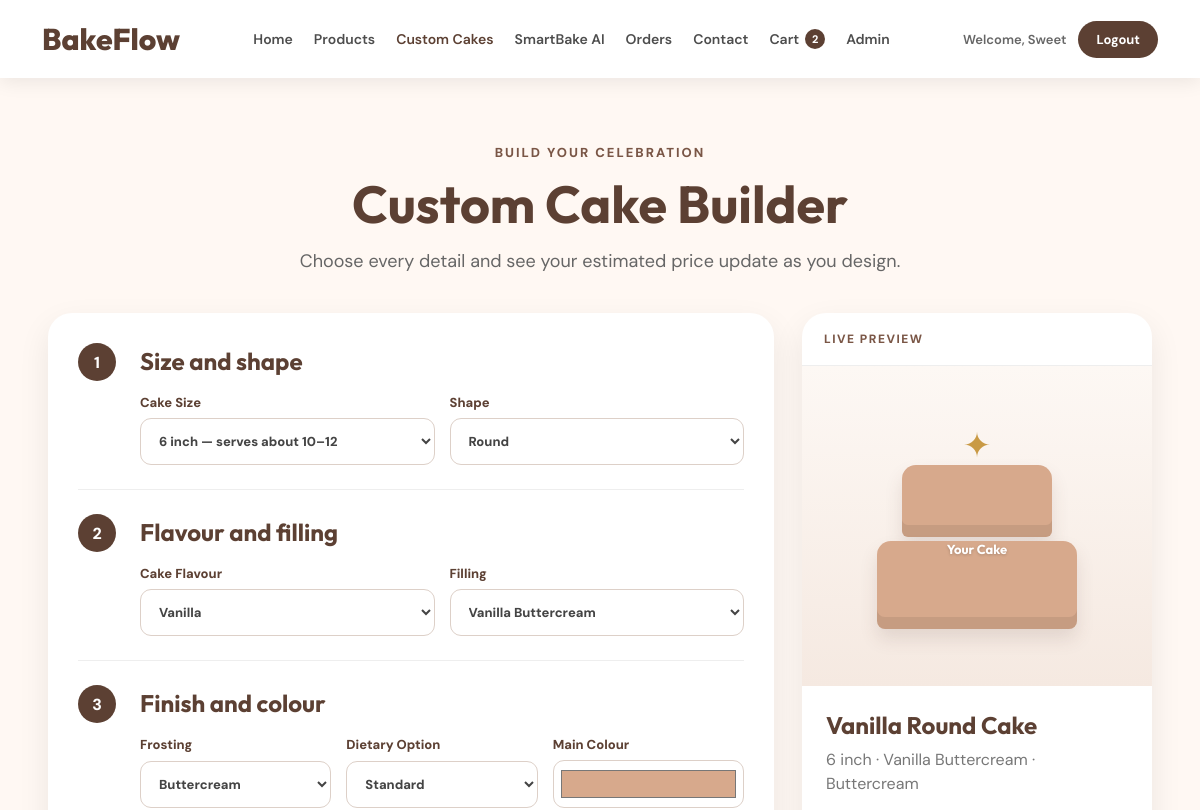
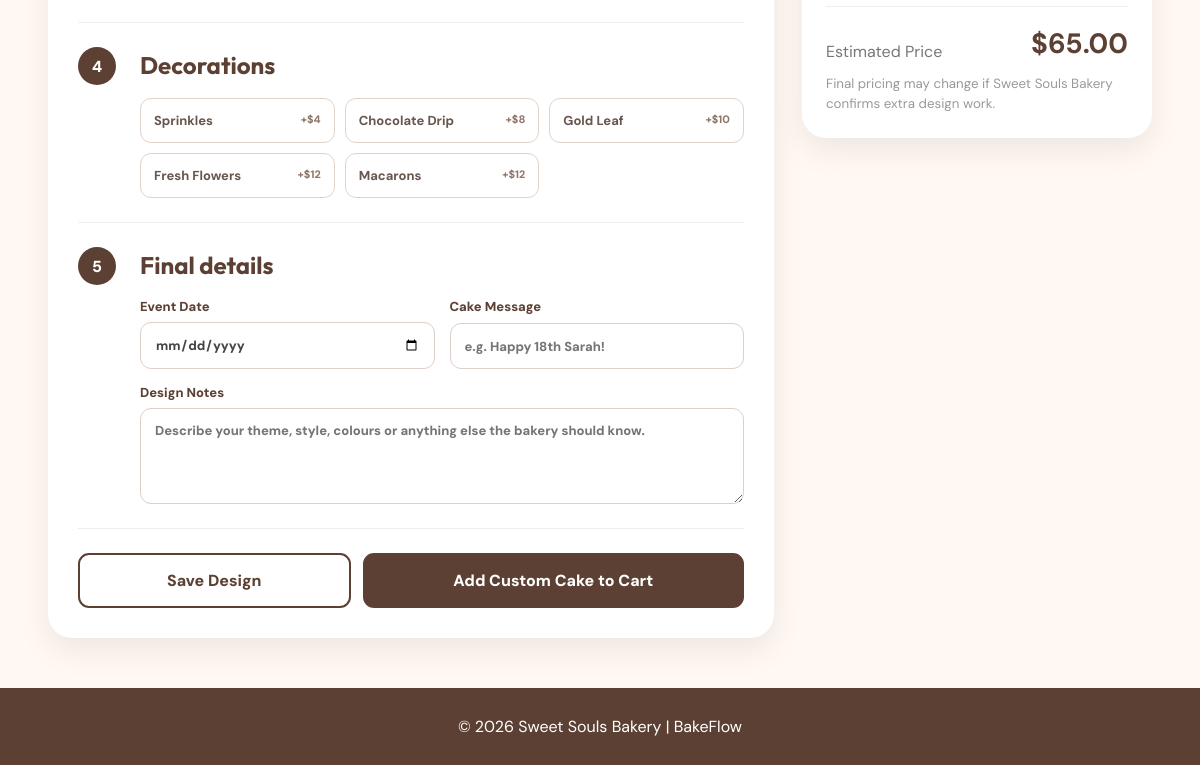
Before: /custom-cakes (signed in) with the older database file (2 pictures, top to bottom).
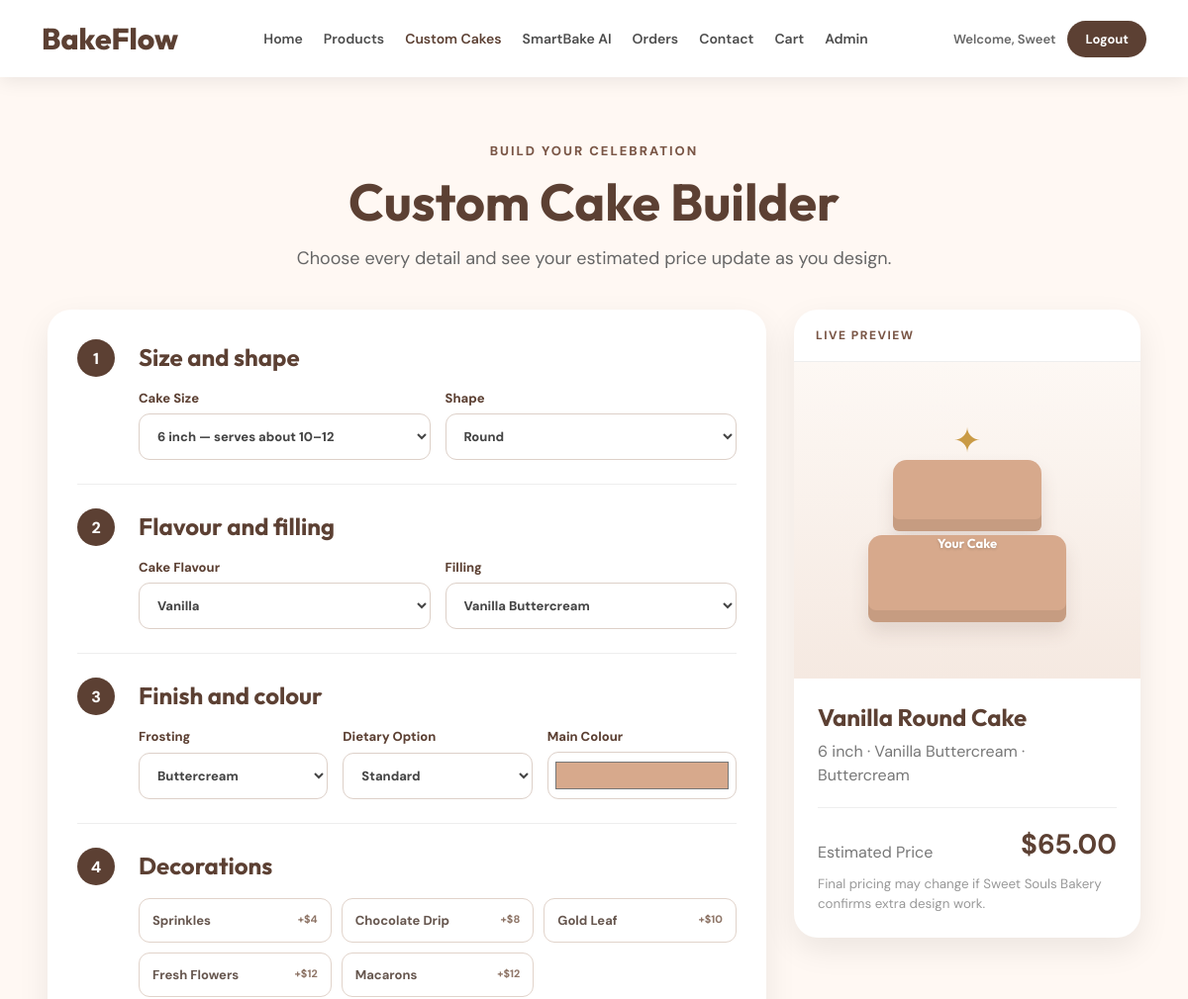
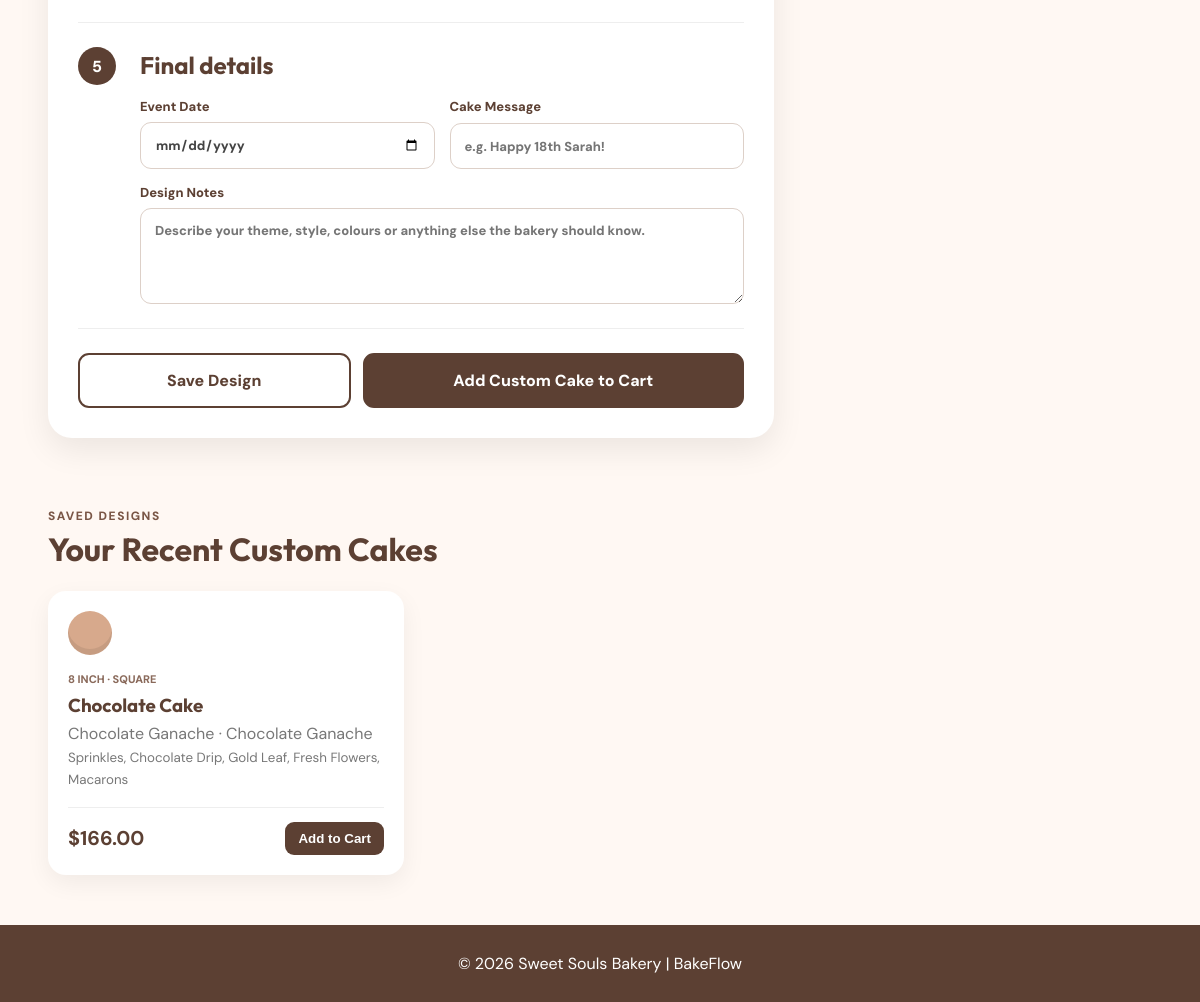
After: the same page with the newer database file (2 pictures, top to bottom).
### tables this page shows
CREATE TABLE custom_cakes (

            id INTEGER PRIMARY KEY AUTOINCREMENT,

            user_email TEXT NOT NULL,

            size TEXT,

            flavour TEXT,

            filling TEXT,

            frosting TEXT,

            colour TEXT,

            decorations TEXT,

            cake_message TEXT,

            notes TEXT,

            estimated_price REAL, shape TEXT DEFAULT 'Round', dietary TEXT DEFAULT 'Standard', event_date TEXT, servings TEXT, created_at TEXT,

            FOREIGN KEY (user_email)
                REFERENCES users(email)
        );

### app.py (the view, shortened to what this page needs)
@app.route("/custom-cakes", methods=["GET", "POST"])
@login_required
def custom_cakes():
    connection = get_db_connection()
    saved_designs = connection.execute("""
        SELECT * FROM custom_cakes
        WHERE user_email = ?
        ORDER BY id DESC
        LIMIT 6
    """, (session["email"],)).fetchall()
    connection.close()
    pricing = {
        "sizes": SIZE_PRICES,
        "flavours": FLAVOUR_PRICES,
        "fillings": FILLING_PRICES,
        "frostings": FROSTING_PRICES,
        "shapes": SHAPE_PRICES,
        "dietary": DIETARY_PRICES,
        "decorations": DECORATION_PRICES,
    }
    return render_template(
        "custom_cakes.html",
        username=session["user"],
        saved_designs=saved_designs,
        pricing=pricing,
        today=date.today().isoformat(),
    )

### app.py (called while the page is built)
def get_db_connection():
    connection = sqlite3.connect(DATABASE)
    connection.row_factory = sqlite3.Row
    connection.execute("PRAGMA foreign_keys = ON")
    return connection

def login_required(function):
    @wraps(function)
    def wrapped(*args, **kwargs):
        if "user" not in session or "email" not in session:
            flash("Please log in to continue.")
            return redirect(url_for("login"))
        return function(*args, **kwargs)
    return wrapped

@app.context_processor
def shared_template_values():
    cart_count = 0
    if session.get("email"):
        connection = get_db_connection()
        product_count = connection.execute(
            "SELECT COALESCE(SUM(quantity), 0) FROM cart WHERE user_email = ?",
            (session["email"],)
        ).fetchone()[0]
        custom_count = connection.execute(
            "SELECT COALESCE(SUM(quantity), 0) FROM custom_cart WHERE user_email = ?",
            (session["email"],)
        ).fetchone()[0]
        connection.close()
        cart_count = product_count + custom_count
    return {
        "cart_count": cart_count,
        "current_role": session.get("role"),
    }

### templates/custom_cakes.html (shortened to what this page needs)
{% extends "base.html" %}
{% block page_css %}
<link rel="stylesheet" href="{{ url_for('static', filename='css/custom_cakes.css') }}">
{% endblock %}
{% block content %}
<section class="page-header">
    <p class="page-label">Build Your Celebration</p>
    <h1>Custom Cake Builder</h1>
    <p>Choose every detail and see your estimated price update as you design.</p>
</section>
<main class="builder-layout">
    <section class="builder-card">
        <form id="customCakeForm" action="{{ url_for('custom_cakes') }}" method="POST">
            <div class="form-section">
                <div class="section-number">1</div>
                <div class="section-content">
                    <h2>Size and shape</h2>
                    <div class="field-grid two">
                        <label>
                            Cake Size
                            <select name="size" id="size" required>
                                {% for name, extra in pricing.sizes.items() %}
                                <option value="{{ name }}" data-price="{{ extra }}">{{ name }} — serves about {{ {'6 inch':'10–12','8 inch':'18–22','10 inch':'28–32'}[name] }}</option>
                                {% endfor %}
                            </select>
                        </label>
                        <label>
                            Shape
                            <select name="shape" id="shape" required>
                                {% for name, extra in pricing.shapes.items() %}
                                <option value="{{ name }}" data-price="{{ extra }}">{{ name }}{% if extra %} (+${{ "%.0f"|format(extra) }}){% endif %}</option>
                                {% endfor %}
                            </select>
                        </label>
                    </div>
                </div>
            </div>
            <div class="form-section">
                <div class="section-number">2</div>
                <div class="section-content">
                    <h2>Flavour and filling</h2>
                    <div class="field-grid two">
                        <label>
                            Cake Flavour
                            <select name="flavour" id="flavour" required>
                                {% for name, extra in pricing.flavours.items() %}
                                <option value="{{ name }}" data-price="{{ extra }}">{{ name }}{% if extra %} (+${{ "%.0f"|format(extra) }}){% endif %}</option>
                                {% endfor %}
                            </select>
                        </label>
                        <label>
                            Filling
                            <select name="filling" id="filling" required>
                                {% for name, extra in pricing.fillings.items() %}
                                <option value="{{ name }}" data-price="{{ extra }}">{{ name }}{% if extra %} (+${{ "%.0f"|format(extra) }}){% endif %}</option>
                                {% endfor %}
                            </select>
                        </label>
                    </div>
                </div>
            </div>
            <div class="form-section">
                <div class="section-number">3</div>
                <div class="section-content">
                    <h2>Finish and colour</h2>
                    <div class="field-grid three">
                        <label>
                            Frosting
                            <select name="frosting" id="frosting" required>
                                {% for name, extra in pricing.frostings.items() %}
                                <option value="{{ name }}" data-price="{{ extra }}">{{ name }}{% if extra %} (+${{ "%.0f"|format(extra) }}){% endif %}</option>
                                {% endfor %}
                            </select>
                        </label>
                        <label>
                            Dietary Option
                            <select name="dietary" id="dietary" required>
                                {% for name, extra in pricing.dietary.items() %}
                                <option value="{{ name }}" data-price="{{ extra }}">{{ name }}{% if extra %} (+${{ "%.0f"|format(extra) }}){% endif %}</option>
                                {% endfor %}
                            </select>
                        </label>
                        <label>
                            Main Colour
                            <input type="color" name="colour" id="colour" value="#D7A98C">
                        </label>
                    </div>
                </div>
            </div>
            <div class="form-section">
                <div class="section-number">4</div>
                <div class="section-content">
                    <h2>Decorations</h2>
                    <div class="decoration-grid">
                        {% for name, extra in pricing.decorations.items() %}
                        <label class="check-option">
                            <span>
                                <strong>{{ name }}</strong>
                                <small>+${{ "%.0f"|format(extra) }}</small>
                            </span>
                        </label>
                        {% endfor %}
                    </div>
                </div>
            </div>
            <div class="form-section">
                <div class="section-number">5</div>
                <div class="section-content">
                    <h2>Final details</h2>
                    <div class="field-grid two">
                        <label>
                            Event Date
                            <input type="date" name="event_date" min="{{ today }}">
                        </label>
                        <label>
                            Cake Message
                            <input type="text" name="cake_message" maxlength="80" placeholder="e.g. Happy 18th Sarah!">
                        </label>
                    </div>
                    <label class="full-field">
                        Design Notes
                        <textarea name="notes" rows="4" maxlength="800" placeholder="Describe your theme, style, colours or anything else the bakery should know."></textarea>
                    </label>
                </div>
            </div>
            <div class="builder-actions">
                <button type="submit" name="action" value="save" class="save-btn">Save Design</button>
                <button type="submit" name="action" value="add" class="add-btn">Add Custom Cake to Cart</button>
            </div>
        </form>
    </section>
    <aside class="preview-card">
        <span class="preview-label">Live Preview</span>
        <div class="cake-preview" id="cakePreview">
            <div class="top-decoration">✦</div>
            <div class="preview-layer top"></div>
            <div class="preview-layer bottom"></div>
            <div class="preview-message" id="previewMessage">Your Cake</div>
        </div>
        <div class="preview-summary">
            <h2 id="previewTitle">Vanilla Round Cake</h2>
            <p id="previewDescription">6 inch · Vanilla Buttercream · Buttercream</p>
            <div class="price-row">
                <span>Estimated Price</span>
                <strong id="estimatedPrice">$65.00</strong>
            </div>
            <small>Final pricing may change if Sweet Souls Bakery confirms extra design work.</small>
        </div>
    </aside>
</main>
{% if saved_designs %}
<section class="saved-section">
    <div class="saved-heading">
        <div>
            <p>Saved Designs</p>
            <h2>Your Recent Custom Cakes</h2>
        </div>
    </div>
    <div class="saved-grid">
        {% for cake in saved_designs %}
        <article class="saved-card">
            <div class="saved-colour" style="--saved-colour: {{ cake['colour'] }};"></div>
            <span>{{ cake['size'] }} · {{ cake['shape'] }}</span>
            <h3>{{ cake['flavour'] }} Cake</h3>
            <p>{{ cake['filling'] }} · {{ cake['frosting'] }}</p>
            <small>{{ cake['decorations'] or 'No decorations' }}</small>
            <div class="saved-bottom">
                <strong>${{ "%.2f"|format(cake['estimated_price']) }}</strong>
                <form action="{{ url_for('add_saved_custom_cake', custom_cake_id=cake['id']) }}" method="POST">
                    <button type="submit">Add to Cart</button>
                </form>
            </div>
        </article>
        {% endfor %}
    </div>
</section>
{% endif %}
{% endblock %}

### templates/base.html (shortened to what this page needs)
<!DOCTYPE html>
<html lang="en">
<head>
    {% block page_css %}{% endblock %}
    <link rel="stylesheet" href="{{ url_for('static', filename='css/common.css') }}">
</head>
<body>
    <nav class="main-nav">
        <div class="logo">
            <a href="{{ url_for('home') }}">BakeFlow</a>
        </div>
        <ul class="nav-links">
            <li><a class="{% if request.endpoint == 'home' %}active{% endif %}" href="{{ url_for('home') }}">Home</a></li>
            <li><a class="{% if request.endpoint in ['products', 'product_details'] %}active{% endif %}" href="{{ url_for('products') }}">Products</a></li>
            <li><a class="{% if request.endpoint in ['custom_cakes', 'add_saved_custom_cake'] %}active{% endif %}" href="{{ url_for('custom_cakes') }}">Custom Cakes</a></li>
            <li><a class="{% if request.endpoint in ['smartbake', 'smartbake_api'] %}active{% endif %}" href="{{ url_for('smartbake') }}">SmartBake AI</a></li>
            <li><a class="{% if request.endpoint in ['orders', 'order_details'] %}active{% endif %}" href="{{ url_for('orders') }}">Orders</a></li>
            <li><a class="{% if request.endpoint == 'contact' %}active{% endif %}" href="{{ url_for('contact') }}">Contact</a></li>
            <li>
                <a class="cart-link {% if request.endpoint in ['cart', 'checkout'] %}active{% endif %}" href="{{ url_for('cart') }}">
                    Cart
                    {% if cart_count > 0 %}
                        <span class="cart-badge">{{ cart_count }}</span>
                    {% endif %}
                </a>
            </li>
            {% if current_role == 'Admin' %}
                <li><a class="{% if request.endpoint and request.endpoint.startswith('admin') %}active{% endif %}" href="{{ url_for('admin_dashboard') }}">Admin</a></li>
            {% endif %}
        </ul>
        <div class="nav-right">
            <span class="username">Welcome, {{ username }}</span>
            <a href="{{ url_for('logout') }}" class="logout-btn">Logout</a>
        </div>
    </nav>
    {% block content %}{% endblock %}
    <footer class="site-footer">
        <p>© 2026 Sweet Souls Bakery | BakeFlow</p>
    </footer>
</body>
</html>

### static/css/common.css (style rules this page uses)
.main-nav { width:100%; min-height:78px; display:flex; align-items:center; justify-content:space-between; gap:24px; padding:13px 42px; background:#fff; box-shadow:0 4px 18px rgba(0,0,0,.08); position:sticky; top:0; z-index:1000; }
.main-nav .logo { flex-shrink:0; }
.main-nav .logo a { font-family:'Outfit',sans-serif; font-size:30px; font-weight:800; color:#5C4033; text-decoration:none; white-space:nowrap; }
.main-nav .nav-links { flex:1; display:flex; align-items:center; justify-content:center; flex-wrap:wrap; gap:5px 17px; list-style:none; margin:0; padding:0; }
.main-nav .nav-links li { flex-shrink:0; }
.main-nav .nav-links a { display:flex; align-items:center; gap:6px; padding:8px 2px; color:#4d4d4d; font-family:'DM Sans',sans-serif; font-size:14px; font-weight:600; text-decoration:none; white-space:nowrap; transition:.22s ease; }
.main-nav .nav-links a:hover, .main-nav .nav-links a.active { color:#5C4033 !important; }
.main-nav .nav-right { flex-shrink:0; display:flex; align-items:center; justify-content:flex-end; gap:12px; }
.main-nav .username { color:#666; font-size:13px; font-weight:600; white-space:nowrap; }
.main-nav .logout-btn { display:inline-block; padding:10px 18px; border-radius:30px; background:#5C4033; color:#fff; font-size:13px; font-weight:700; text-decoration:none; white-space:nowrap; transition:.22s ease; }
.site-footer { margin-top:50px; padding:28px 20px; background:#5C4033; color:#fff; text-align:center; font-family:'DM Sans',sans-serif; }
.site-footer p { margin:0; }

Changed rows visible on the page:
added custom_cakes: size "8 INCH", shape "SQUARE", flavour "Chocolate", filling "Chocolate Ganache", frosting "Chocolate Ganache", decorations "Sprinkles, Chocolate Drip, Gold Leaf, Fresh Flowers, Macarons", estimated_price "166.00"
Other visible differences:
{{ cart_count }}: "2" → (not shown)
text now shown: "SAVED DESIGNS Your Recent Custom Cakes"
